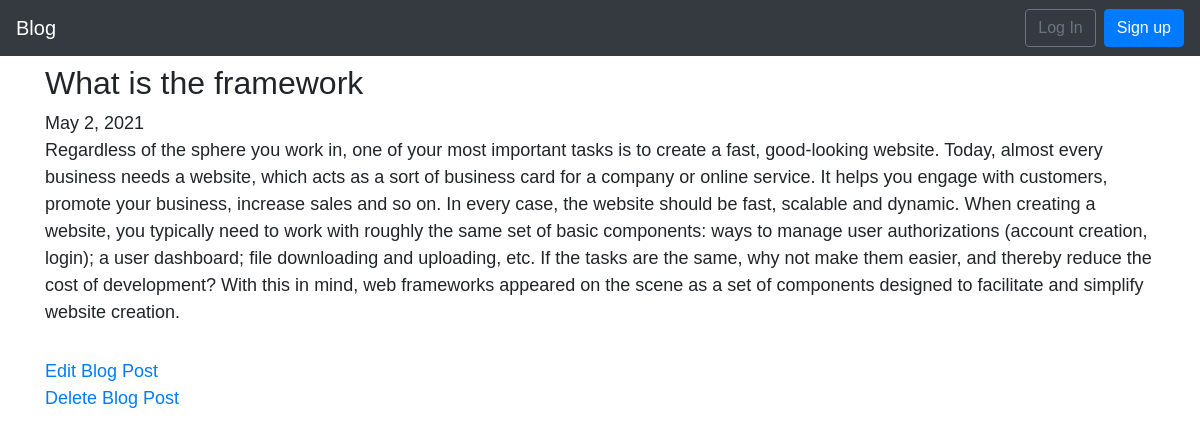
Screenshot of /post/7/ with the database file from the repository.
### blog/models.py (models this page shows, shortened)
class Post(models.Model):
    title = models.CharField(max_length=200)
    author = models.ForeignKey(
        'auth.User',
        on_delete=models.CASCADE,
    )
    updated_on = models.DateTimeField(auto_now=True)
    body = models.TextField()
    created_on = models.DateTimeField(auto_now_add=True)
    class Meta:
        ordering = ['-created_on']

### blog/views.py (the view)
# urls.py: path('post/<int:pk>/', BlogDetailView.as_view(), name='post_detail'),
class BlogDetailView(DetailView):
    model = Post
    template_name = 'post_detail.html'

### templates/post_detail.html
{% extends 'base.html' %}
{% block content %}
<div class="post-entry">
<h2>{{ post.title }}</h2>
{{ post.created_on.date }}
<p>{{ post.body }}</p>
</div>
<a href="{% url 'post_edit' post.pk %}">Edit Blog Post</a>
<p><a href="{% url 'post_delete' post.pk %}">Delete Blog Post</a></p>
{% endblock content %}

### blog/static/css/base.css (style rules this page uses)
body { font-family: 'Source Sans Pro', sans-serif; font-size: 18px; }
.post-entry { margin-bottom: 2rem; }
.post-entry h2 { margin: 0.5rem 0; }
.post-entry p { margin: 0; font-weight: 400; }

### rows the page displays
Post: title "What is the framework", created_on "May 2, 2021", body "Regardless of the sphere you work in, one of your most important tasks is to create a fast, good-looking website. Today, almost every business needs a website, which acts as a sort of business card for a company or online service. It helps you engage with customers, promote your business, increase sales and so on. In every case, the website should be fast, scalable and dynamic. When creating a website, you typically need to work with roughly the same set of basic components: ways to manage user authorizations (account creation, login); a user dashboard; file downloading and uploading, etc. If the tasks are the same, why not make them easier, and thereby reduce the cost of development? With…"
